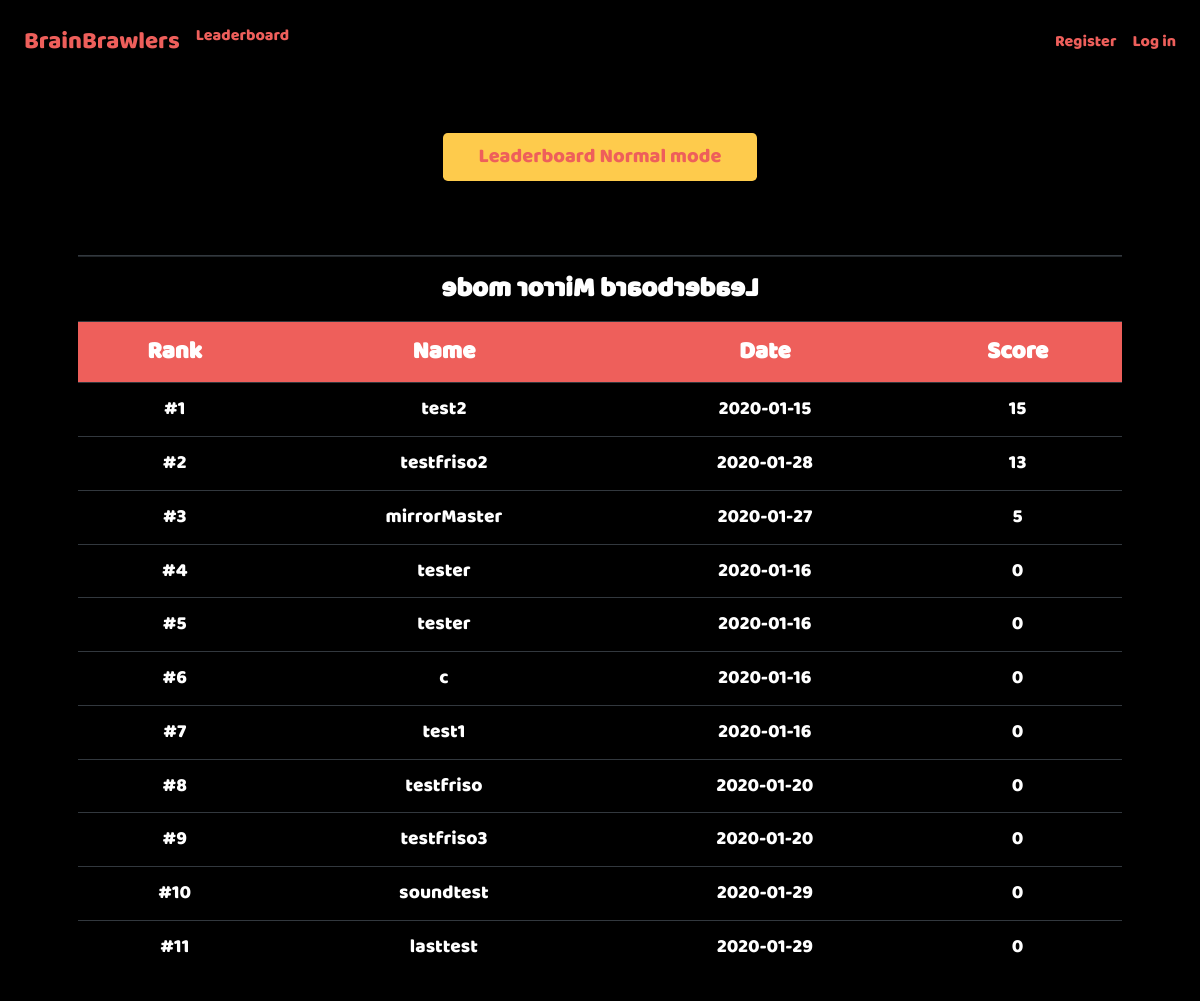
/leaderboard_mirror, run on an earlier commit of the app's database.
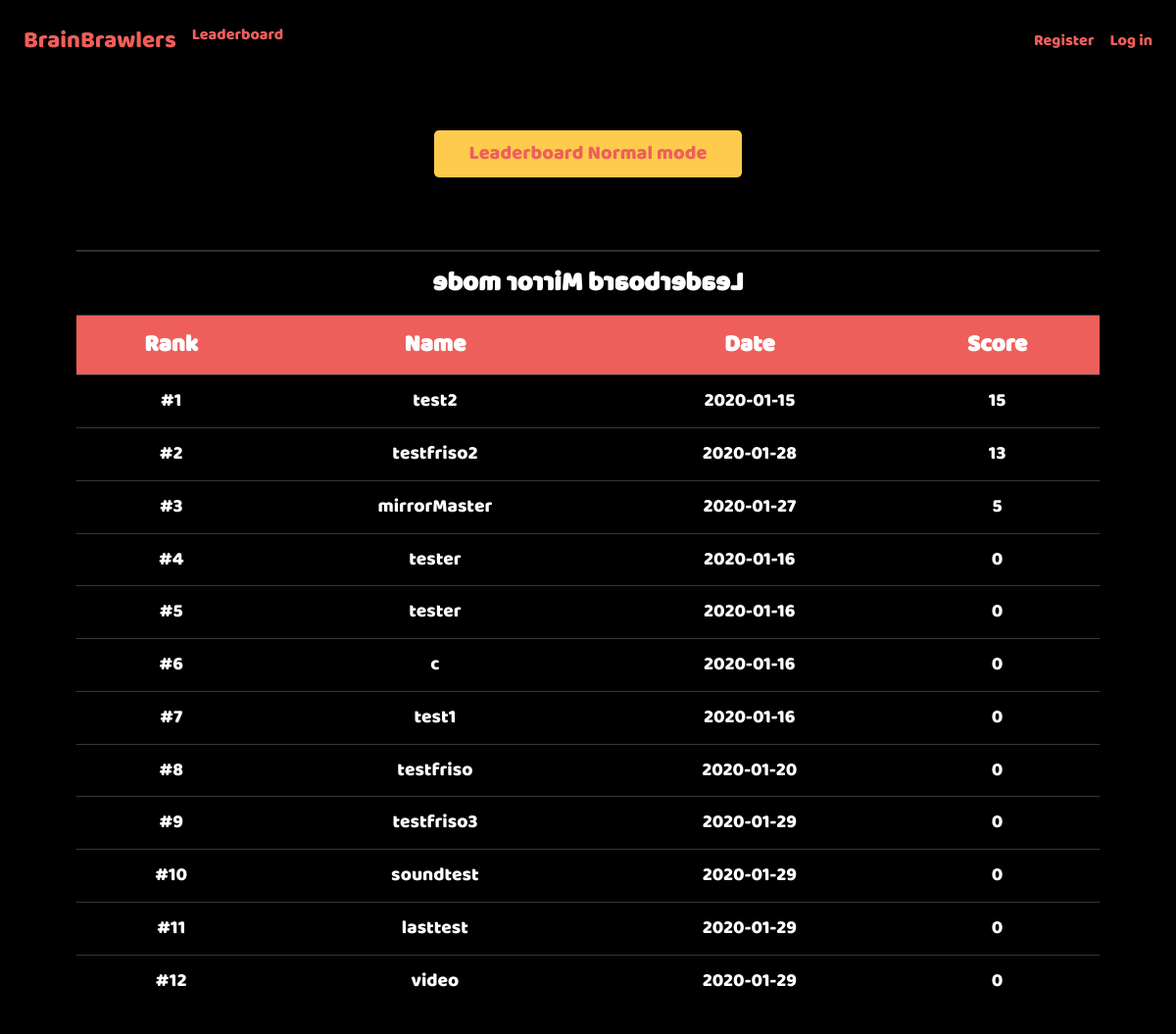
And on a later commit of the database.
### tables this page shows
CREATE TABLE 'users' ('id' integer PRIMARY KEY AUTOINCREMENT NOT NULL, 'username' text NOT NULL, 'hash' text NOT NULL, 'highscore' integer NOT NULL, 'date'  date NOT NULL DEFAULT CURRENT_DATE  , 'highscore_mirror' integer);

### application.py (the view)
@app.route("/leaderboard_mirror")
def leaderboard_mirror():
    highscores = get_db(["*"], "users", None, None, ["highscore_mirror DESC", "date"])
    highscores = [(i+1, highscores[i]) for i in range(len(highscores))]
    if len(highscores) > 50:
        highscores = [(i+1, highscores[i]) for i in range(50)]
    return render_template("game/leaderboard_mirror.html", highscores=highscores)

### application.py (called while the page is built)
@app.after_request
def after_request(response):
    response.headers["Cache-Control"] = "no-cache, no-store, must-revalidate"
    response.headers["Expires"] = 0
    response.headers["Pragma"] = "no-cache"
    return response

### helpers.py (called while the page is built)
def get_db(items, table, key, value, order=None):
    string = "SELECT "
    if order == "friends":
        return db.execute("SELECT friendname FROM friends WHERE user_id= :user_id AND friendname= :friendname"
        , user_id=value[0], friendname=value[1])
    for item in items:
        if item != items[0]:
            string += ", "
        string += str(item)
    string += " FROM " + table
    if key != None and value != None:
        string += " WHERE " + key + "= :key"
    if order != None:
        string += " ORDER BY"
        for item in order:
           string += " " + item
           if item != order[-1]:
               string += ","
        string += ";"
    if key != None:
        return db.execute(string, key=str(value))
    return db.execute(string)

### templates/game/leaderboard_mirror.html (shortened to what this page needs)
{% extends "layout.html" %}
{% block css %}
<link href="{{ url_for('static', filename='css/index_style.css') }}" rel="stylesheet">
<link href="{{ url_for('static', filename='css/leaderboard.css') }}" rel="stylesheet">
{% endblock %}
{% block main %}
    <p>
        <br>
        <br>
    </p>
    <a href="/leaderboard"><button class="btn btn-lg" style="width:30%">Leaderboard Normal mode</button></a>
    <p>
        <br>
        <br>
    </p>
    <table id=table class="table table-dark" style="width:100%">
        <tr>
            <th id="reverseTitle" colspan="4">Leaderboard Mirror mode</th>
        </tr>
        <tr>
            <th>Rank</th>
            <th>Name</th>
            <th>Date</th>
            <th>Score</th>
        </tr>
        <tr>
    {% for (rank, highscore) in highscores %}
            <td>#{{ rank }}</td>
            <td>{{ highscore.username }}</td>
            <td>{{ highscore.date }}</td>
            <td>{{ highscore.highscore_mirror }}</td>
        </tr>
    {% endfor %}
    </table>
{% endblock %}

What changed in the data, as far as the page shows it:
changed users "testfriso3": date "2020-01-20" → "2020-01-29"
added users: rank "12", username "video", date "2020-01-29", highscore_mirror "0"
